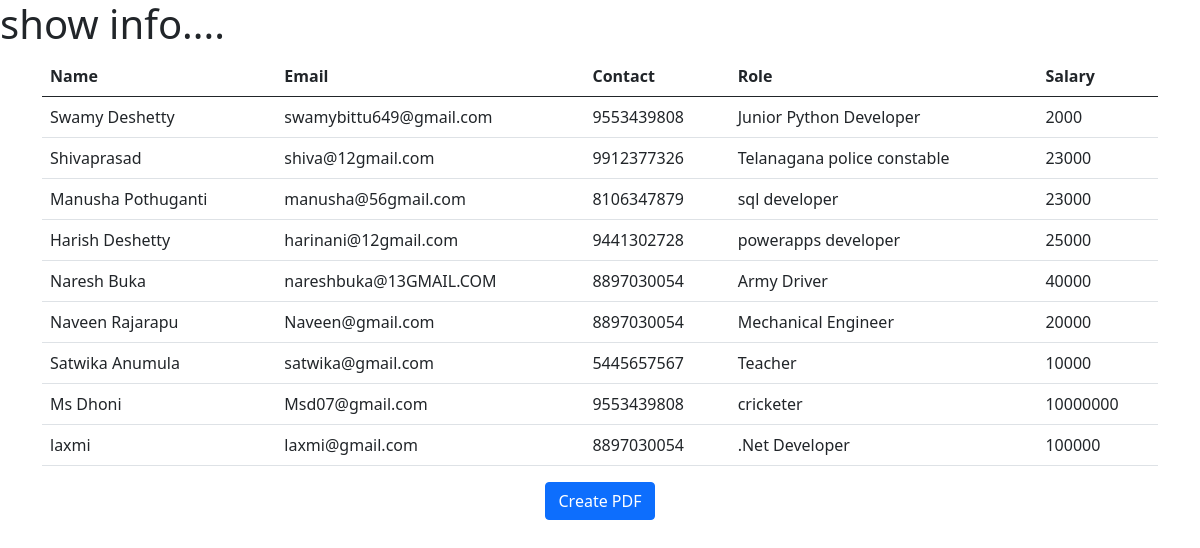
The page /members/showmembers/ on the database its author committed.
### members/models.py (models this page shows, shortened)
class Employee(models.Model):
  name    = models.CharField(max_length=200)
  email   = models.EmailField()
  contact = models.CharField(max_length=20)
  role    = models.CharField(max_length=200)
  salary  = models.IntegerField()
  id      = models.UUIDField(default=uuid.uuid4, unique=True, primary_key=True, editable=False)

### members/views.py (the view)
# urls.py: path('showmembers/', views.show_members,name='showmembers'),
def show_members(request):
  members = Employee.objects.all()
  context = {
    'members':members
  }
  return render(request,'pdftemp.html',context)

### members/templates/pdftemp.html (shortened to what this page needs)
<!doctype html>
<html lang="en">
  <head>
    <link href="https://cdn.jsdelivr.net/npm/bootstrap@5.0.2/dist/css/bootstrap.min.css" rel="stylesheet">
  </head>
  <body>
    <h1>show info....</h1>
    <div class="container">
        <div class="row justify-content-center">
            <div class="col-md-12   ">
                <table class="table">
                    <thead>
                      <tr>
                        <th scope="col">Name</th>
                        <th scope="col">Email</th>
                        <th scope="col">Contact</th>
                        <th scope="col">Role</th>
                        <th scope="col">Salary</th>
                      </tr>
                    </thead>
                    <tbody>
                        {% for member in members %}
                      <tr>
                        <td>{{member.name}}</td>
                        <td>{{member.email}}</td>
                        <td>{{member.contact}}</td>
                        <td>{{member.role}}</td>
                        <td>{{member.salary}}</td>
                      </tr>
                      {% endfor %}
                    </tbody>
                  </table>
            </div>
        </div>
    </div>
<center> <a class="btn btn-primary" href="{% url 'members:createpdf' %}">Create PDF</a></center>
  </body>
</html>

### rows shown on the page
Employee: name "Swamy Deshetty", email "swamybittu649@gmail.com", contact "9553439808", role "Junior Python Developer", salary "2000"
Employee: name "Shivaprasad", email "shiva@12gmail.com", contact "9912377326", role "Telanagana police constable", salary "23000"
Employee: name "Manusha Pothuganti", email "manusha@56gmail.com", contact "8106347879", role "sql developer", salary "23000"
Employee: name "Harish Deshetty", email "harinani@12gmail.com", contact "9441302728", role "powerapps developer", salary "25000"
Employee: name "Naresh Buka", email "nareshbuka@13GMAIL.COM", contact "8897030054", role "Army Driver", salary "40000"
Employee: name "Naveen Rajarapu", email "Naveen@gmail.com", contact "8897030054", role "Mechanical Engineer", salary "20000"
Employee: name "Satwika Anumula", email "satwika@gmail.com", contact "5445657567", role "Teacher", salary "10000"
Employee: name "Ms Dhoni", email "Msd07@gmail.com", contact "9553439808", role "cricketer", salary "10000000"
Employee: name "laxmi", email "laxmi@gmail.com", contact "8897030054", role ".Net Developer", salary "100000"
